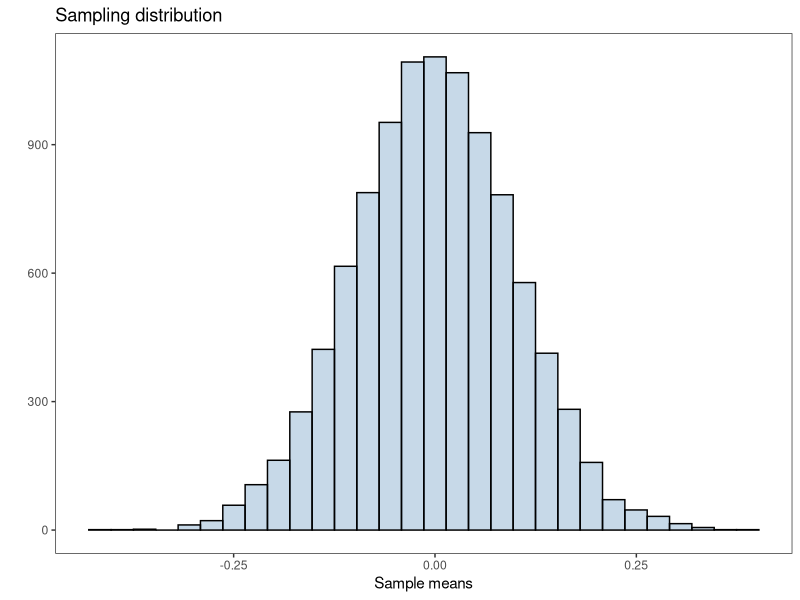
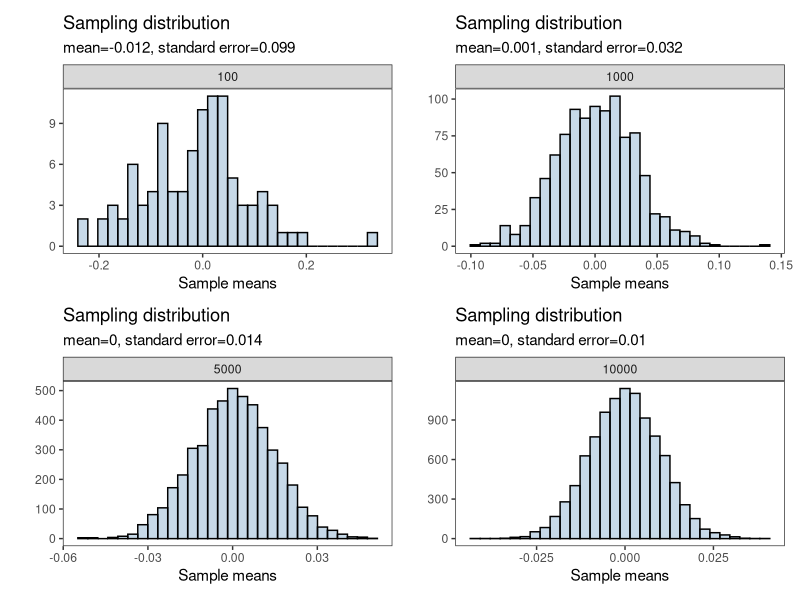
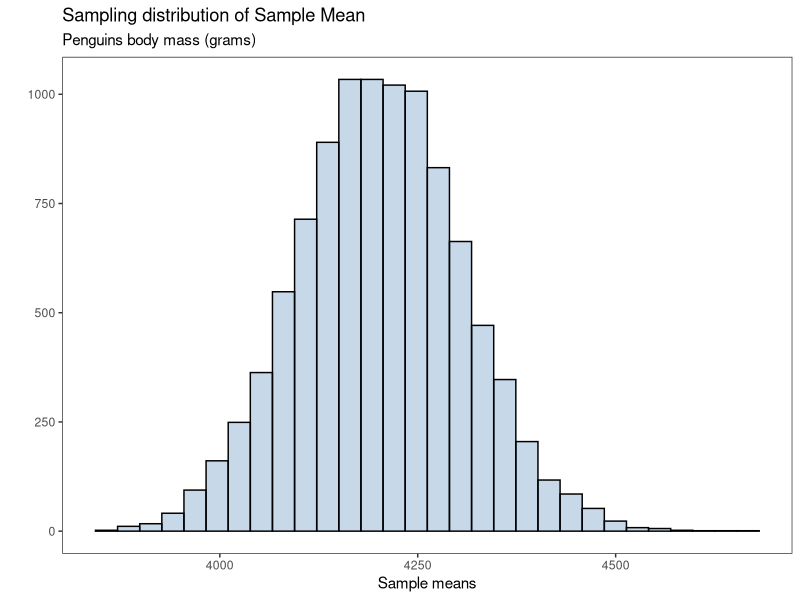
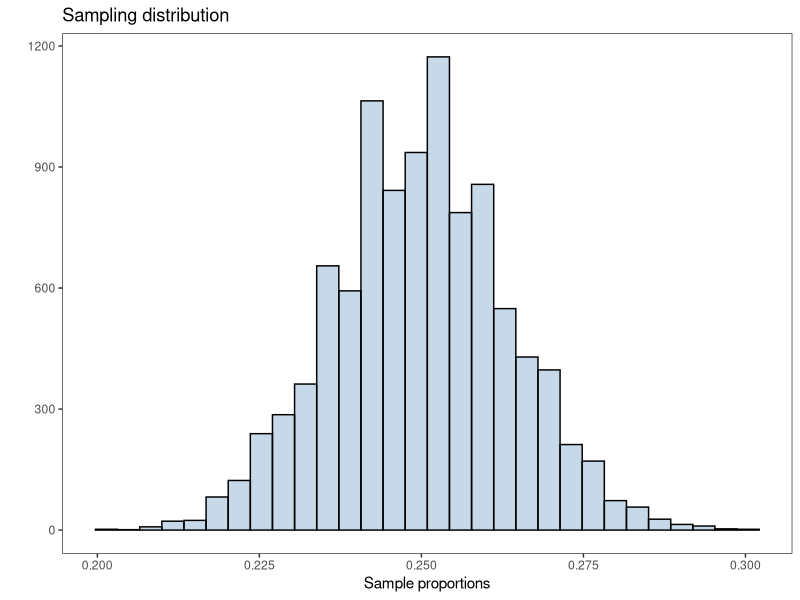
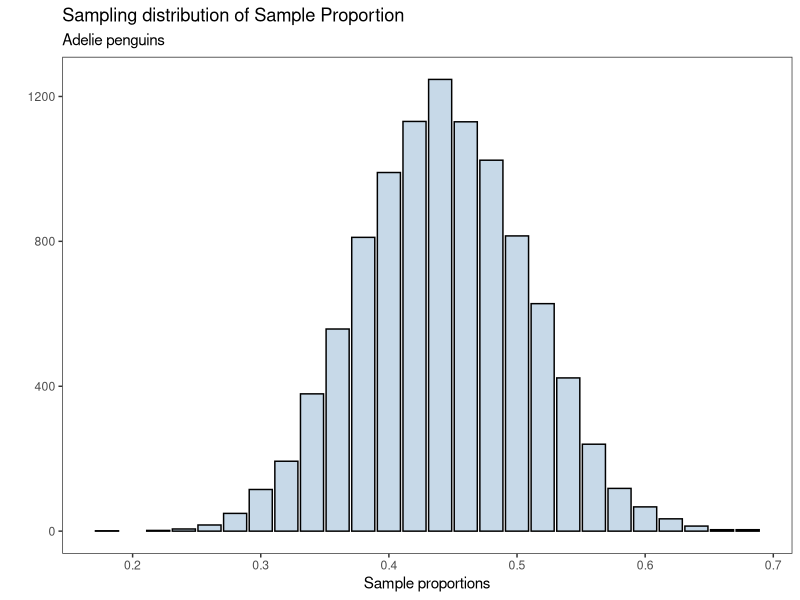

Generate these figures, in order, with R:
## ---- chunk 1
knitr::opts_chunk$set(
  comment = "#>",
  fig.width = 6,
  fig.height = 4,
  warning = FALSE,
  eval = TRUE
)
## ---- chunk 2
library(ggplot2)
library(patchwork)
library(palmerpenguins)
## ---- chunk 3
theme_set(theme_bw())
theme_replace(panel.grid.minor = element_blank(),
              panel.grid.major = element_blank())
## ---- chunk 4
n_samples <- 10000
sample_size <- 100 # each sample will be of size 100
sample_means <- numeric(n_samples)

for(i in 1:n_samples){
  sample_i =  rnorm(n = sample_size, mean = 0, sd=1) # generate a new sample
  sample_means[i] = mean(sample_i) # obtain mean for each sample
}
## ---- chunk 5
sampling_dist <- ggplot(data.frame(sample_means),aes(sample_means))+
  geom_histogram(fill = 'steelblue',alpha = 0.3,
                 color = 'black',bins=30)+
  labs(title = 'Sampling distribution',
       x = 'Sample means',y = '')
## ---- chunk 6
sampling_dist
## ---- chunk 7
mean(sample_means)
## ---- chunk 8
sd(sample_means)
## ---- chunk 9
generate_sampling_distribution <- function(n_samples, mean = 0, sd = 1,
                                           color = 'black', fill = 'steelblue',
                                           alpha = 0.3, bins=30) {
  
  sample_means <- numeric(n_samples)
  
  for(i in 1:n_samples){
    sample_i =  rnorm(n = n_samples, mean = mean, sd=sd) # generate a new sample
    sample_means[i] = mean(sample_i) # obtain mean for each sample
  }
  
  sample_mean <- round(mean(sample_means),3)
  standard_error <- round(sd(sample_means),3)
  
  sampling_dist <- ggplot(data.frame(sample_means,n_samples),aes(sample_means))+
    geom_histogram(fill = fill,alpha = alpha,
                   color = color,bins=bins)+
    labs(title = 'Sampling distribution',
         x = 'Sample means',y = '',
         subtitle = paste0('mean=',sample_mean,
                           ', standard error=',standard_error))
  return(sampling_dist+facet_grid(~n_samples))
}
## ---- chunk 10
plots <- generate_sampling_distribution(100)+
  generate_sampling_distribution(1000)+
  generate_sampling_distribution(5000)+
  generate_sampling_distribution(10000)+
  plot_layout(nrow = 2, ncol = 2)
## ---- chunk 11
plots
## ---- chunk 12
body_mass_g <- penguins$body_mass_g[!is.na(penguins$body_mass_g)]
## ---- chunk 13
n_samples <- 10000
sample_size <- 50

body_mass_xbar <- numeric(n_samples)

for(i in 1:n_samples){
  sample_i =  sample(body_mass_g, size = sample_size) # generate a new sample
  body_mass_xbar[i] = mean(sample_i) # obtain mean for each sample
}
## ---- chunk 14
sampling_dist <- ggplot(data.frame(body_mass_xbar),
                        aes(body_mass_xbar))+
  geom_histogram(fill = 'steelblue',alpha = 0.3,
                 color = 'black',bins=30)+
  labs(title = 'Sampling distribution of Sample Mean',
       subtitle = 'Penguins body mass (grams)',
       x = 'Sample means',y = '')
## ---- chunk 15
sampling_dist
## ---- chunk 16
mean(body_mass_xbar)
## ---- chunk 17
mean(body_mass_g)
## ---- chunk 18
sd(body_mass_xbar)
## ---- chunk 19
n_samples <- 10000
sample_size <- 100 # each sample will be of size 100
n_trials <- 10
sample_proportions <- numeric(n_samples)

for(i in 1:n_samples){
  sample_i =  rbinom(n = sample_size, size= n_trials, 
                     prob = 0.25) # generate a new sample
  sample_proportions[i] = mean(sample_i)/n_trials # obtain proportion for each sample
}
## ---- chunk 20
sampling_dist_prop <- ggplot(data.frame(sample_proportions),
                             aes(sample_proportions))+
  geom_histogram(fill = 'steelblue',alpha = 0.3,
                 color = 'black',bins=30)+
  labs(title = 'Sampling distribution',
       x = 'Sample proportions',y = '')
## ---- chunk 21
sampling_dist_prop
## ---- chunk 22
mean(sample_proportions)
## ---- chunk 23
sd(sample_proportions)
## ---- chunk 24
species <- penguins$species[!is.na(penguins$species)]
## ---- chunk 25
n_samples <- 10000
sample_size <- 50

adelie_proportions <- numeric(n_samples)

for(i in 1:n_samples){
  sample_i =  sample(species, size = sample_size) # generate a new sample from the population
  adelie_proportions[i] = mean(sample_i == 'Adelie') # obtain proportion for each sample
}
## ---- chunk 26
sampling_dist <- ggplot(data.frame(adelie_proportions),
                        aes(adelie_proportions))+
  geom_bar(fill = 'steelblue',alpha = 0.3,
                 color = 'black')+
  labs(title = 'Sampling distribution of Sample Proportion',
       subtitle = "Adelie penguins",
       x = 'Sample proportions',y = '')
## ---- chunk 27
sampling_dist
## ---- chunk 28
mean(adelie_proportions)
## ---- chunk 29
prop.table(table(species))['Adelie']
## ---- chunk 30
sd(adelie_proportions)
## ---- chunk 31
p <- prop.table(table(species))['Adelie']
sqrt((p*(1-p))/sample_size)
